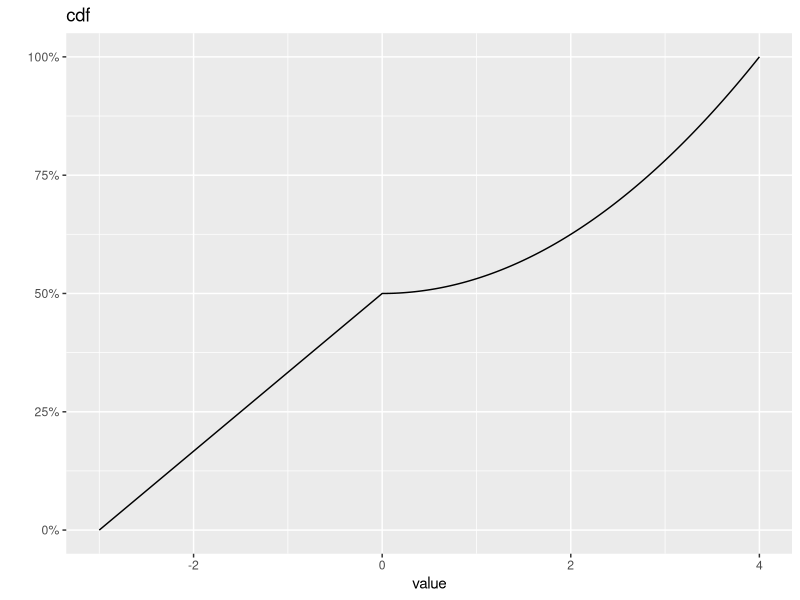
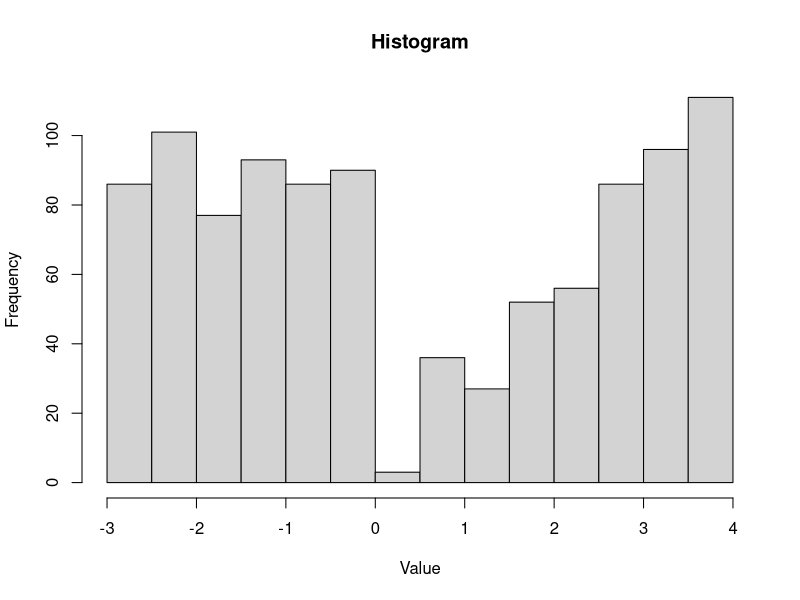

R code for these plots, in order:
## ---- chunk 1
library(tidyverse)
library(scales)
## ---- chunk 2
library(scales)
library(tidyverse)
x <-  seq(from = -3, to = 4, by = .01) %>% 
      as_tibble()  %>% 
      mutate(adj_value = case_when(value == -3 ~ 0,
                                   value > -3  & value <= 0 ~ ((1/2)+(value/6)),
                                   value >  0  & value < 4 ~ ((1/2)+(value^2/32)),
                                   value == 4  ~ 1))

ggplot(x, aes(x = value, y = adj_value)) +
  geom_line() +
  scale_y_continuous(labels = percent) +
  ylab("") +
  ggtitle("cdf")
## ---- chunk 3
inv_cdf <- function(){z <- runif(1,0,1)
                      case_when(z == 0 ~ -3,
                                z > 0  & z < .5  ~ (6*z-3), 
                                z >= .5 & z < 1  ~ 4*sqrt(2*z-1),
                                z == 1 ~ 4)
                     }

L <- NULL
for (i in seq(1:1000)){L[i] <- inv_cdf()}

hist(unlist(L), main = "Histogram", xlab = "Value")
